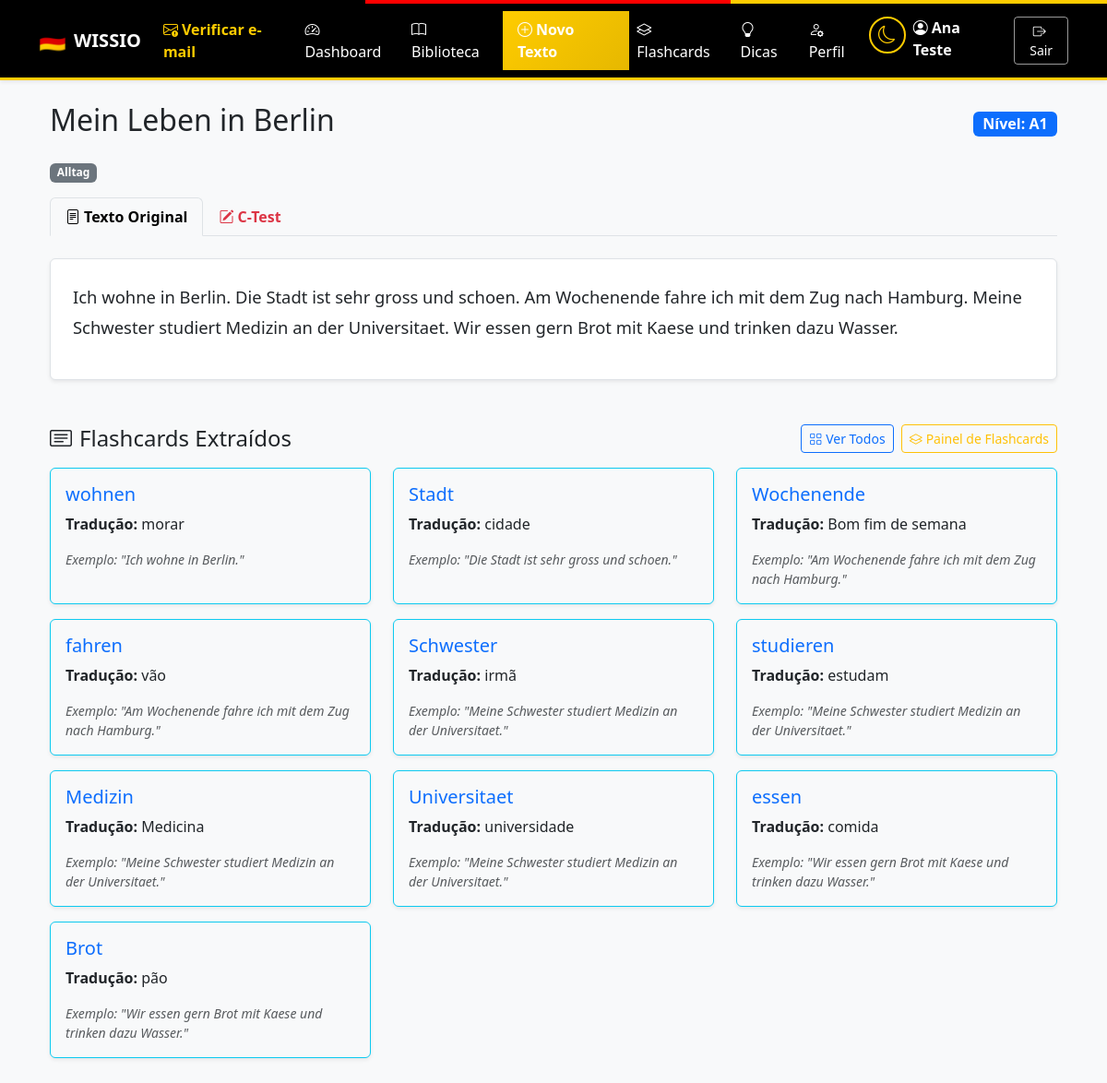
The app's page /texto/1 (signed in) with its own data.
### models.py (models this page shows, shortened)
class Usuario(db.Model):
    __tablename__ = 'usuarios'
    id = db.Column(db.Integer, primary_key=True)
    nome = db.Column(db.String(100), nullable=False)
    email = db.Column(db.String(120), unique=True, nullable=False)
    senha_hash = db.Column(db.String(255), nullable=False)
    objetivo = db.Column(db.Enum(ObjetivoAprendizagem), nullable=True, values_callable=_valores_enum)
    nivel_atual = db.Column(db.Enum(NivelCEFR), default=NivelCEFR.A1, values_callable=_valores_enum)
    meta_diaria_minutos = db.Column(db.Integer, default=5)
    meta_semanal_textos = db.Column(db.Integer, default=3)
    meta_flashcards_iniciais = db.Column(db.Integer, default=20)
    onboarding_concluido = db.Column(db.Boolean, default=False)
    email_verificado = db.Column(db.Boolean, default=False)
    token_verificacao = db.Column(db.String(100), nullable=True)
    token_verificacao_expira = db.Column(db.DateTime, nullable=True)
    tema_escuro = db.Column(db.Boolean, default=False)  # Preferência de tema
    created_at = db.Column(db.DateTime, default=datetime.utcnow)
    updated_at = db.Column(db.DateTime, default=datetime.utcnow, onupdate=datetime.utcnow)
    textos = db.relationship('Texto', backref='usuario', lazy=True, cascade='all, delete-orphan')
    flashcards = db.relationship('Flashcard', backref='usuario', lazy=True, cascade='all, delete-orphan')
    progresso_flashcards = db.relationship('ProgressoFlashcard', backref='usuario', lazy=True, cascade='all, delete-orphan')
    ctest_submissoes = db.relationship('CTestSubmissao', backref='usuario', lazy=True, cascade='all, delete-orphan')
    estatisticas_diarias = db.relationship('EstatisticaDiaria', backref='usuario', lazy=True, cascade='all, delete-orphan')

class Texto(db.Model):
    __tablename__ = 'textos'
    id = db.Column(db.Integer, primary_key=True)
    titulo = db.Column(db.String(150), nullable=False)
    conteudo_original = db.Column(db.Text, nullable=False)
    nivel = db.Column(db.Enum(NivelCEFR), nullable=False, values_callable=_valores_enum)
    ctest_conteudo = db.Column(db.Text, nullable=True)
    ctest_respostas = db.Column(db.JSON, nullable=True)
    categoria = db.Column(db.String(50), nullable=True)
    tempo_estimado_min = db.Column(db.Integer, nullable=True)
    imagem_url = db.Column(db.String(500), nullable=True)
    created_at = db.Column(db.DateTime, default=datetime.utcnow)
    usuario_id = db.Column(db.Integer, db.ForeignKey('usuarios.id'), nullable=False)
    flashcards = db.relationship('Flashcard', backref='texto', lazy=True, cascade='all, delete-orphan')
    ctest_submissoes = db.relationship('CTestSubmissao', backref='texto', lazy=True, cascade='all, delete-orphan')

class Flashcard(db.Model):
    __tablename__ = 'flashcards'
    id = db.Column(db.Integer, primary_key=True)
    palavra_alemao = db.Column(db.String(100), nullable=False)
    traducao = db.Column(db.String(100), nullable=True)
    tipo = db.Column(db.String(40), nullable=True)
    exemplo = db.Column(db.Text, nullable=True)
    imagem_url = db.Column(db.String(500), nullable=True)
    created_at = db.Column(db.DateTime, default=datetime.utcnow)
    usuario_id = db.Column(db.Integer, db.ForeignKey('usuarios.id'), nullable=False)
    texto_id = db.Column(db.Integer, db.ForeignKey('textos.id'), nullable=True)
    progresso = db.relationship('ProgressoFlashcard', backref='flashcard', lazy=True, cascade='all, delete-orphan')

### app.py (the view)
@app.route('/texto/<int:id>')
@login_required
def ver_texto(id):
    usuario = get_current_user()
    texto = Texto.query.get_or_404(id)
    if texto.usuario_id != usuario.id:
        abort(403)
    return render_template('ver_texto.html', texto=texto)

### app.py (called while the page is built)
def login_required(f):
    @wraps(f)
    def decorated_function(*args, **kwargs):
        if 'usuario_id' not in session:
            flash('Faça login para acessar esta página.', 'warning')
            return redirect(url_for('login', next=request.url))
        return f(*args, **kwargs)
    return decorated_function

def get_current_user():
    if 'usuario_id' in session:
        return Usuario.query.get(session['usuario_id'])
    return None

@app.context_processor
def inject_globals():
    usuario = get_current_user()
    tema_escuro = session.get('tema_escuro')
    if tema_escuro is None and usuario is not None:
        tema_escuro = usuario.tema_escuro
    return {
        'usuario': usuario,
        'tema_escuro': bool(tema_escuro),
    }

### templates/ver_texto.html (shortened to what this page needs)
{% extends "base.html" %}
{% block content %}
<div class="container mb-5">
    <div class="d-flex justify-content-between align-items-center mb-3">
        <h2>{{ texto.titulo }}</h2>
        <span class="badge bg-primary fs-6">Nível: {{ texto.nivel.value }}</span>
    </div>
    {% if texto.categoria %}
    <span class="badge bg-secondary mb-3">{{ texto.categoria }}</span>
    {% endif %}
    <ul class="nav nav-tabs mb-4" id="textoTab" role="tablist">
        <li class="nav-item">
            <button class="nav-link active fw-bold" id="original-tab" data-bs-toggle="tab" data-bs-target="#original" type="button">
                <i class="bi bi-file-text me-1"></i>Texto Original
            </button>
        </li>
        <li class="nav-item">
            <button class="nav-link fw-bold text-danger" id="ctest-tab" data-bs-toggle="tab" data-bs-target="#ctest" type="button">
                <i class="bi bi-pencil-square me-1"></i>C-Test
            </button>
        </li>
    </ul>
    <div class="tab-content" id="textoTabContent">
        <div class="tab-pane fade show active p-4 rounded shadow-sm" id="original" style="background: var(--bs-card-bg); border: 1px solid var(--bs-border-color);">
            <p style="font-size: 1.15rem; line-height: 1.8; white-space: pre-line;">{{ texto.conteudo_original }}</p>
        </div>
                    {% set ctest_words = (texto.ctest_conteudo or '').split() %}
                    {% set gap_counter = 0 %}
    </div>
    <div class="mt-5">
        <div class="d-flex justify-content-between align-items-center mb-3">
            <h4 class="mb-0"><i class="bi bi-card-text me-2"></i>Flashcards Extraídos</h4>
            <div class="d-flex align-items-center gap-2 flex-wrap">
                <a href="{{ url_for('flashcards_do_texto', id=texto.id) }}" class="btn btn-outline-primary btn-sm">
                    <i class="bi bi-grid me-1"></i>Ver Todos
                </a>
                <a href="{{ url_for('painel_flashcards') }}" class="btn btn-outline-warning btn-sm">
                    <i class="bi bi-layers me-1"></i>Painel de Flashcards
                </a>
            </div>
        </div>
        <div class="row">
            {% for card in texto.flashcards %}
            <div class="col-md-4 mb-3">
                <div class="card shadow-sm border-info h-100">
                    <div class="card-body">
                        <h5 class="card-title text-primary">{{ card.palavra_alemao }}</h5>
                        {% if card.traducao %}
                        <p class="card-text"><strong>Tradução:</strong> {{ card.traducao }}</p>
                        {% endif %}
                        <p class="card-text text-muted small"><em>Exemplo: "{{ card.exemplo }}"</em></p>
                    </div>
                </div>
            </div>
            {% else %}
            <p class="text-muted">Nenhum flashcard gerado automaticamente.</p>
            {% endfor %}
        </div>
    </div>
</div>
{% endblock %}

### templates/base.html (shortened to what this page needs)
<!DOCTYPE html>
<html lang="pt-br" data-bs-theme="{{ 'dark' if tema_escuro else 'light' }}">
<head>
    <link href="https://cdn.jsdelivr.net/npm/bootstrap@5.3.0/dist/css/bootstrap.min.css" rel="stylesheet">
    <link href="https://cdn.jsdelivr.net/npm/bootstrap-icons@1.11.0/font/bootstrap-icons.css" rel="stylesheet">
</head>
<body>
    <nav class="navbar navbar-expand-lg navbar-wissio shadow-sm">
        <div class="container">
            <a class="navbar-brand fw-bold d-flex align-items-center" href="{{ url_for('home') }}">
                <span class="me-2" style="font-size: 1.5rem;">🇩🇪</span>
                WISSIO
            </a>
            <div class="collapse navbar-collapse" id="navbarNav">
                <ul class="navbar-nav me-auto">
                    {% if session.get('usuario_id') %}
                        {% if usuario and not usuario.email_verificado %}
                        <li class="nav-item">
                            <a class="nav-link fw-semibold" href="{{ url_for('verificar_email') }}"
                               style="color: var(--wissio-gold) !important;" title="Verificar e-mail">
                                <i class="bi bi-envelope-exclamation me-1"></i>Verificar e-mail
                            </a>
                        </li>
                        {% endif %}
                        <li class="nav-item">
                            <a class="nav-link" href="{{ url_for('dashboard') }}"><i class="bi bi-speedometer2 me-1"></i>Dashboard</a>
                        </li>
                        <li class="nav-item">
                            <a class="nav-link" href="{{ url_for('biblioteca') }}"><i class="bi bi-book me-1"></i>Biblioteca</a>
                        </li>
                        <li class="nav-item">
                            <a class="nav-link btn-wissio-primary px-3" href="{{ url_for('novo_texto') }}"><i class="bi bi-plus-circle me-1"></i>Novo Texto</a>
                        </li>
                        <li class="nav-item">
                            <a class="nav-link" href="{{ url_for('painel_flashcards') }}"><i class="bi bi-layers me-1"></i>Flashcards</a>
                        </li>
                        <li class="nav-item">
                            <a class="nav-link" href="{{ url_for('dicas_alemao') }}"><i class="bi bi-lightbulb me-1"></i>Dicas</a>
                        </li>
                        <li class="nav-item">
                            <a class="nav-link" href="{{ url_for('perfil') }}"><i class="bi bi-person-gear me-1"></i>Perfil</a>
                        </li>
                    {% endif %}
                </ul>
                <ul class="navbar-nav ms-auto">
                    {% if session.get('usuario_id') %}
                        <li class="nav-item me-2">
                            <button class="theme-toggle" onclick="toggleTema()" title="Alternar tema" aria-label="Alternar tema escuro/claro">
                                {% if tema_escuro %}
                                <i class="bi bi-sun" style="font-size: 1.2rem;"></i>
                                {% else %}
                                <i class="bi bi-moon" style="font-size: 1.2rem;"></i>
                                {% endif %}
                            </button>
                        </li>
                        <li class="nav-item me-3">
                            <span class="navbar-text">
                                <i class="bi bi-person-circle me-1"></i><strong>{{ session.get('usuario_nome') }}</strong>
                            </span>
                        </li>
                        <li class="nav-item">
                            <a class="btn btn-outline-light btn-sm" href="{{ url_for('logout') }}"><i class="bi bi-box-arrow-right me-1"></i>Sair</a>
                        </li>
                    {% endif %}
                </ul>
            </div>
        </div>
    </nav>
    <div class="container mt-4">
        {% block content %}
        {% endblock %}
    </div>
</body>
</html>

### templates/base.html (style rules this page uses)
:root { --wissio-black: #000000; --wissio-red: #FF0000; --wissio-gold: #FFCC00; --wissio-gold-dark: #E6B800; }
[data-bs-theme="light"] { --bs-body-bg: #f8f9fa; --bs-body-color: #212529; --bs-card-bg: #ffffff; --bs-border-color: #dee2e6; }
.navbar-wissio { background: var(--wissio-black); border-bottom: 3px solid var(--wissio-gold); }
.navbar-wissio .navbar-brand, .navbar-wissio .nav-link, .navbar-wissio .navbar-text { color: #ffffff !important; }
.navbar-wissio .btn-outline-light { border-color: rgba(255, 255, 255, 0.6); color: #ffffff; }
.btn-wissio-primary { background: linear-gradient(135deg, var(--wissio-gold) 0%, var(--wissio-gold-dark) 100%); border: none; color: var(--wissio-black); font-weight: 600; }
.card { background-color: var(--bs-card-bg); border-color: var(--bs-border-color); }
.theme-toggle { background: none; border: 2px solid var(--wissio-gold); color: var(--wissio-gold); width: 40px; height: 40px; border-radius: 50%; display: flex; align-items: center; justify-content: center; transition: all 0.2s; }

### records on screen
Usuario: get "Ana Teste"
Texto: titulo "Mein Leben in Berlin", nivel.value "A1", categoria "Alltag", conteudo_original "Ich wohne in Berlin. Die Stadt ist sehr gross und schoen. Am Wochenende fahre ich mit dem Zug nach Hamburg. Meine Schwester studiert Medizin an der Universitaet. Wir essen gern Brot mit Kaese und trinken dazu Wasser."
Flashcard: palavra_alemao "wohnen", traducao "morar", exemplo "Ich wohne in Berlin."
Flashcard: palavra_alemao "Stadt", traducao "cidade", exemplo "Die Stadt ist sehr gross und schoen."
Flashcard: palavra_alemao "Wochenende", traducao "Bom fim de semana", exemplo "Am Wochenende fahre ich mit dem Zug nach Hamburg."
Flashcard: palavra_alemao "fahren", traducao "vão", exemplo "Am Wochenende fahre ich mit dem Zug nach Hamburg."
Flashcard: palavra_alemao "Schwester", traducao "irmã", exemplo "Meine Schwester studiert Medizin an der Universitaet."
Flashcard: palavra_alemao "studieren", traducao "estudam", exemplo "Meine Schwester studiert Medizin an der Universitaet."
Flashcard: palavra_alemao "Medizin", traducao "Medicina", exemplo "Meine Schwester studiert Medizin an der Universitaet."
Flashcard: palavra_alemao "Universitaet", traducao "universidade", exemplo "Meine Schwester studiert Medizin an der Universitaet."
Flashcard: palavra_alemao "essen", traducao "comida", exemplo "Wir essen gern Brot mit Kaese und trinken dazu Wasser."
Flashcard: palavra_alemao "Brot", traducao "pão", exemplo "Wir essen gern Brot mit Kaese und trinken dazu Wasser."
